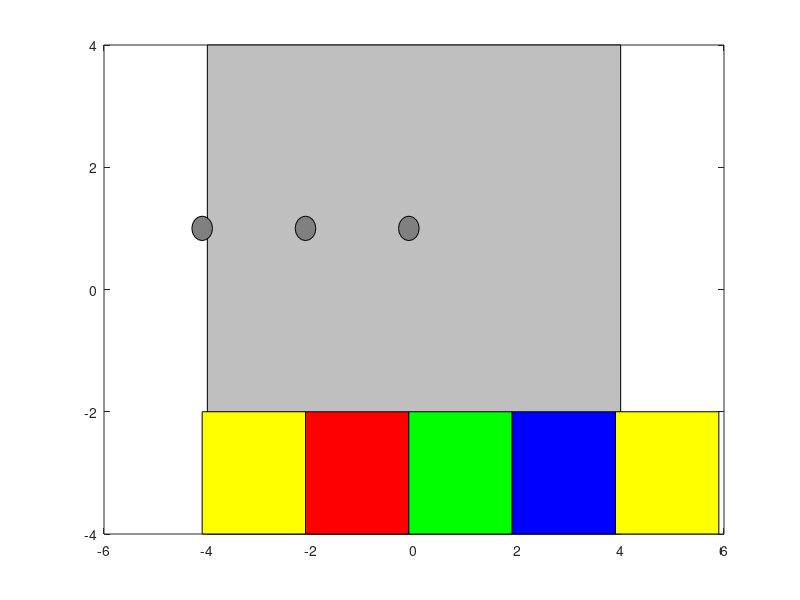

Source code (MATLAB): (Note: this script raises an error after producing the figure.)
% Pachinko Mini Animation
function win = Pachinko()

% Axes, animation index, color, and shuffling of colors.
axes = [-4,4,-4,4];
t = 0;
cols = ['r', 'g', 'b', 'y'];
cols = cols(randperm(4));

% Box coordinates.
cbox = [-4,-2,-2,-4; -4,-4,-2,-2];

% Ball data.
balc = [0.2*(rand(1,1)-0.5);3]; % Position.
balv = [0;0]; % Velocity.
bala = [0;-0.01]; % Acceleration.
balr = 0.2; % Radius.

% Static peg locations.
peg3 = [0.2*(rand(1,1)-0.5) + (-3:3); -ones(1,7)];
pegr = 0.2; % Peg radius.

% Sine and Cosine list for drawing circles.
c = 0.2 * cos(0:pi/8:2*pi);
s = 0.2 * sin(0:pi/8:2*pi);

active = true;  % Animation Active Flag.
caught = false; % Ball Is Caught Flag.

% Play until the ball is caught and off-screen.
while active
    % Moving peg locations.
    peg1 = [(-6:2:4)+rem(t,20)/10;
            ones(1,6)];
    peg2 = [(-4:2:6)-rem(t,20)/10;
            zeros(1,6)];
    
    % New Peg Matrix.
    pegs = [peg1, peg2, peg3];
    n = length(pegs); %Number of Pegs. (Constant)
    
    % Backdrop.
    fill([-4,4,4,-4], [-4,-4,4,4], [0.75,0.75,0.75])
    hold on

    % Moving color bins.
    fill(cbox(1,:)+rem(t,20)/10-2, cbox(2,:), cols(4));
    fill(cbox(1,:)+rem(t,20)/10+0, cbox(2,:), cols(1));
    fill(cbox(1,:)+rem(t,20)/10+2, cbox(2,:), cols(2));
    fill(cbox(1,:)+rem(t,20)/10+4, cbox(2,:), cols(3));
    fill(cbox(1,:)+rem(t,20)/10+6, cbox(2,:), cols(4));
    
    % Draw pegs.
    for j=1:n
        fill(pegs(1,j)+c, pegs(2,j)+s, [0.5,0.5,0.5])
        
        % If the ball hits a peg, reflect velocity.
        df = pegs(:,j)-balc;
        if norm(df) <= balr+pegr
            balv = Reflect(balv, df);
        end
    end

    % If the ball is not caught and hits the walls, reflect.
    if (~ caught) && ((balc(1) >= 4) || (balc(1) <= -4))
        balv(1) = -balv(1);

        % Reset position to edge of wall
        if balc(1) >= 4
            balc(1) = 4;
        end
        if balc(1) <= -4
            balc(1) = -4;
        end
    end

    % If the ball hits a bin, change acceleration and velocity to have ball
    % slowly sink to center of bin.
    if (~ caught) && (balc(2) <= -2)
        bala = [0;0];
        balv = [1/10;-0.1];
        caught = true; % Set Caught flag to true.
        % Calculate color of bin the ball fell in.
        win = cols(1+mod(floor((4+balc(1)-rem(t,20)/10)/2),4));
    end

    % Once the ball reaches the center, vertically, of a bin, keep it
    % still.
    if balc(2) <= -3
        balv = [1/10;0];
    end

    % Once the ball is caught and off screen, set Active flag to false.
    if caught && (balc(1) >= 5)
        active = false;
    end

    % Draw ball.
    fill(balc(1)+c, balc(2)+s, 'k')
    
    % Update ball velocity and position.
    balc = balc + balv;
    balv = balv + bala;

    % Increment animation index.
    t = t + 1;
    if rem(t,20)==0
        cols = [cols(4), cols(1:3)];
    end
    
    % Update Axes
    axis(axes)
    pause(0.01)
    hold off
end

end